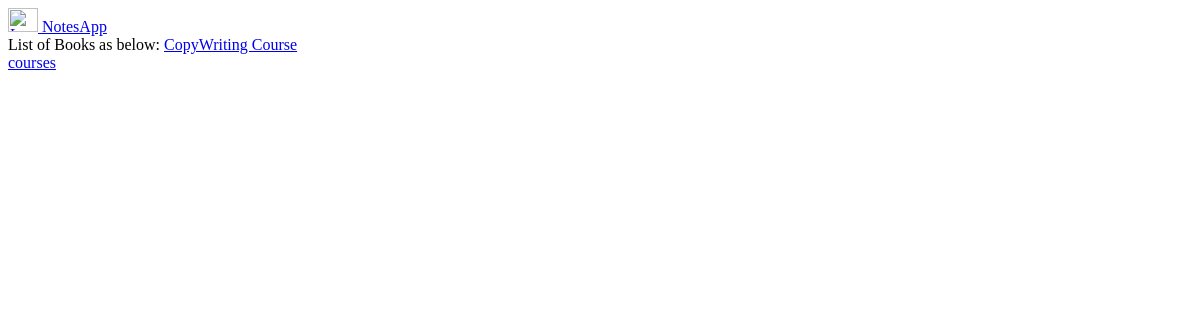
The app's page /, older data.
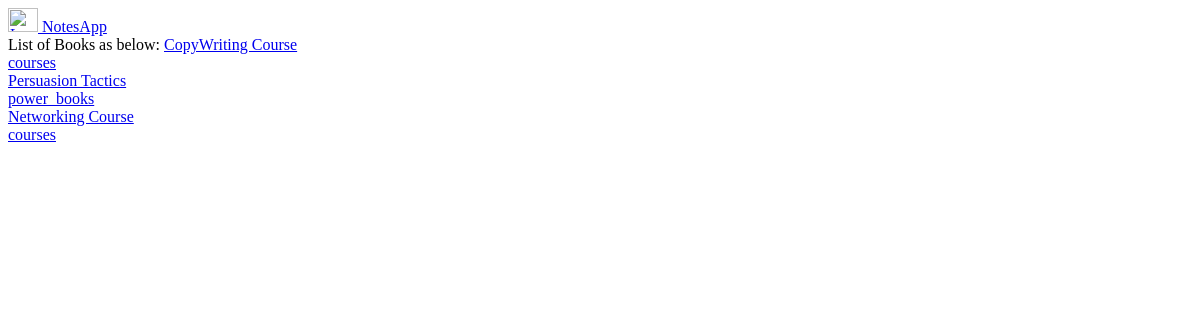
The same page, newer data.
### notesapp/models.py (models this page shows, shortened)
class BookApp(models.Model):
    book_cat_list = (('power_books', 'power_books'),
                     ('startup_books', 'startup_books'),
                     ('courses', 'courses'))
    book_name = models.CharField(max_length=200)
    book_category = models.CharField(max_length=200, choices=book_cat_list, default='power_books')

### notesapp/views.py (the view)
# urls.py: path('', views.home, name = 'home'),
def home(request):
    books = list(BookApp.objects.all())
    return render(request, 'home.html', {'books': books})

### notesapp/templates/home.html
{% extends 'base.html' %}
{%block content%}
List of Books as below:
{%for book in books%}
<a href="{{book.id}}">{{book.book_name}}<br/>{{book.book_category}}</a> <br/>
{%endfor%}
{% endblock %}

Row changes from the older to the newer data that the page shows:
added BookApp: book_name "Persuasion Tactics", book_category "power_books"
added BookApp: book_name "Networking Course", book_category "courses"
